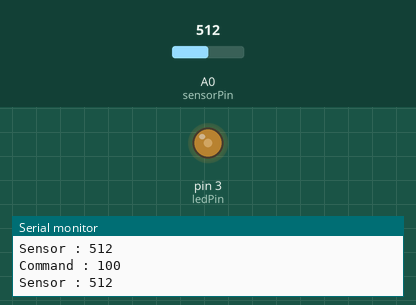
This sketch was run on a simulated Arduino Uno, built with avr-gcc and run on an emulated ATmega328P. Shown: output pins drawn as LEDs (lit = HIGH), the last lines printed to the serial monitor. Inputs (shaded band) come from the test bench; at power-on: A0 (sensorPin) = 512.

Above: at 1.2 s.
1.3 s: A0 (sensorPin) set to 991
At 2.0 s:
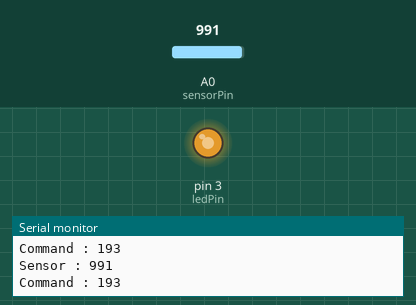
2.8 s: A0 (sensorPin) set to 1015
At 3.4 s:
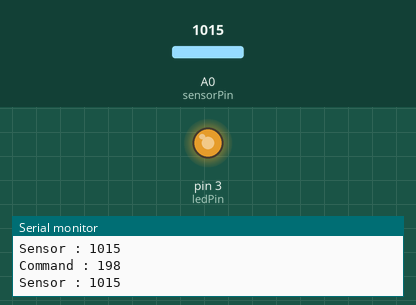
4.3 s: A0 (sensorPin) set to 900
At 5.5 s:
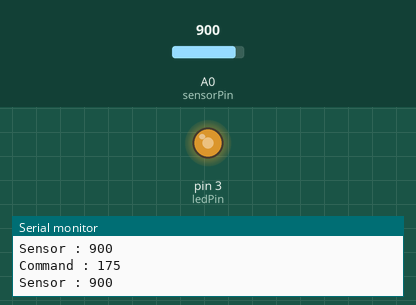
5.8 s: A0 (sensorPin) set to 306
At 7.0 s:
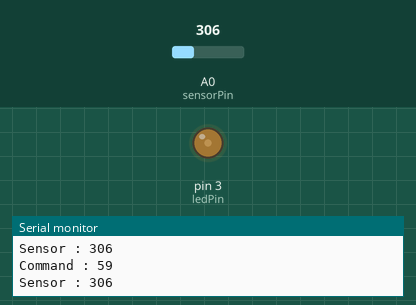
7.3 s: A0 (sensorPin) set to 0
At 7.7 s:
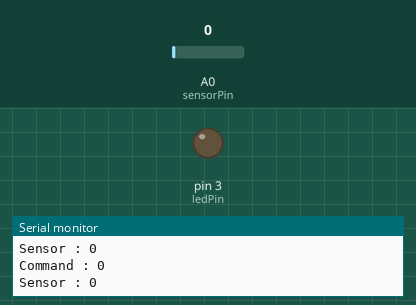
Timing chart, 0 to 9.8 s (numbered marks = the images above; inputs shaded):
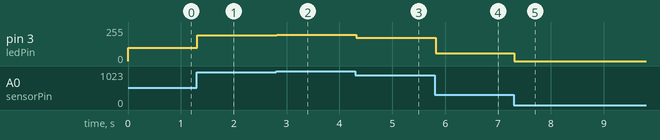

The sketch:

lithophane_light.ino
```cpp
/* Potentiometer controlling lamp program */
// Constants
#define DELAY 20 // Delay between two measurements in ms
#define MIN_RAW 0 // Analog minimum value
#define MAX_RAW 1023 // Analog maximum value
#define MIN_CMD 0 // Digital minimum value
#define MAX_CMD 200 // Digital maximum value

// Parameters
const int sensorPin = A0; // Pin connected to sensor
const int ledPin = 3; // Pin connected to sensor

//Variables
int sensorVal; // Analog value from the sensor
int cmd; //Led command value

//Main
void setup(void) {
  Serial.begin(9600);
  pinMode(ledPin,OUTPUT);
}

void loop(void) {
  sensorVal = analogRead(sensorPin);
  cmd=sensorToLed(sensorVal);
  analogWrite(ledPin,cmd);
  delay(DELAY);
  Serial.print("Sensor : ");
  Serial.println(sensorVal);
  Serial.print("Command : ");
  Serial.println(cmd);
}

//Functions
int sensorToLed(int raw){
  int val = map(sensorVal, MIN_RAW, MAX_RAW, MIN_CMD, MAX_CMD);
  val=max(val,MIN_CMD);
  val=min(val,MAX_CMD);
  return val;
}
```

Measured:
- after the input at 1.3 s, pin 3 (ledPin): 100/255 → 193/255 at once
- after the input at 2.8 s, pin 3 (ledPin): 193/255 → 198/255 at once
- after the input at 4.3 s, pin 3 (ledPin): 198/255 → 175/255 at once
- after the input at 5.8 s, pin 3 (ledPin): 175/255 → 59/255 at once
- after the input at 7.3 s, pin 3 (ledPin): 59/255 → 0/255 at once
